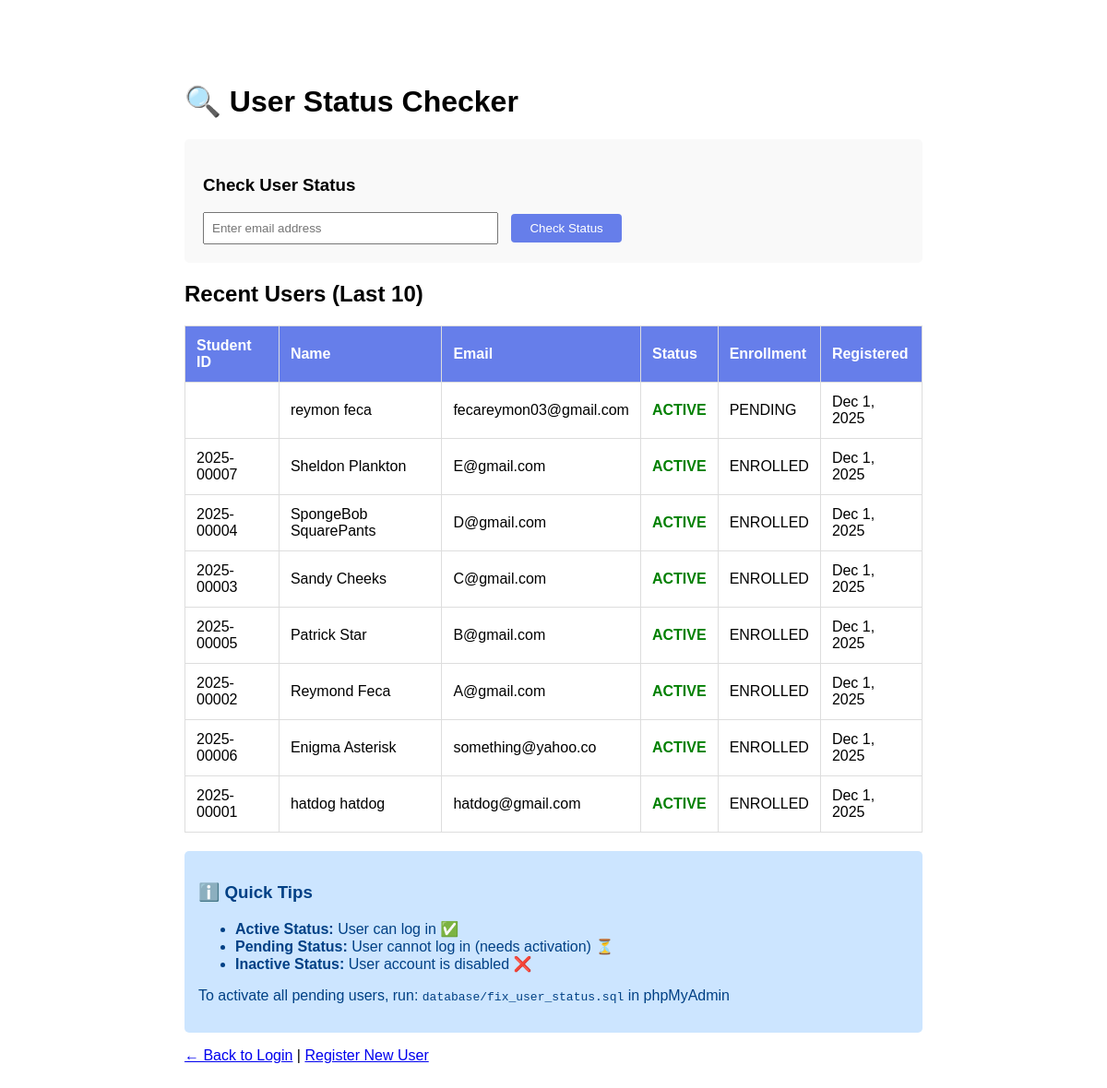
Page /check_user.php on the committed database.
### tables this page shows
CREATE TABLE `users` (
  `id` int(11) NOT NULL,
  `student_id` varchar(20) DEFAULT NULL,
  `first_name` varchar(50) NOT NULL,
  `last_name` varchar(50) NOT NULL,
  `email` varchar(100) NOT NULL,
  `password` varchar(255) NOT NULL,
  `phone` varchar(20) DEFAULT NULL,
  `date_of_birth` date DEFAULT NULL,
  `address` text DEFAULT NULL,
  `role` enum('student','admin') DEFAULT 'student',
  `status` enum('active','inactive','pending') DEFAULT 'pending',
  `enrollment_status` enum('enrolled','pending') DEFAULT 'pending',
  `created_at` timestamp NOT NULL DEFAULT current_timestamp(),
  `updated_at` timestamp NOT NULL DEFAULT current_timestamp() ON UPDATE current_timestamp(),
  `activation_token` varchar(64) DEFAULT NULL,
  `token_expiry` datetime DEFAULT NULL,
  `is_imported` tinyint(1) DEFAULT 0,
  `imported_at` datetime DEFAULT NULL,
  `activated_at` datetime DEFAULT NULL,
  `lrn` varchar(20) DEFAULT NULL COMMENT 'Learner Reference Number',
  `occ_examinee_number` varchar(50) DEFAULT NULL COMMENT 'OCC Examinee Number',
  `middle_name` varchar(50) DEFAULT NULL,
  `sex_at_birth` enum('Male','Female') DEFAULT NULL,
  `age` int(11) DEFAULT NULL,
  `civil_status` enum('Single','Married','Widowed','Separated','Divorced') DEFAULT NULL,
  `spouse_name` varchar(100) DEFAULT NULL COMMENT 'Name of Spouse (if married)',
  `contact_number` varchar(20) DEFAULT NULL,
  `father_name` varchar(100) DEFAULT NULL,
  `father_occupation` varchar(100) DEFAULT NULL,
  `father_education` varchar(100) DEFAULT NULL COMMENT 'Father''s Highest Educational Attainment',
  `mother_maiden_name` varchar(100) DEFAULT NULL,
  `mother_occupation` varchar(100) DEFAULT NULL,
  `mother_education` varchar(100) DEFAULT NULL COMMENT 'Mother''s Highest Educational Attainment',
  `number_of_brothers` int(11) DEFAULT 0,
  `number_of_sisters` int(11) DEFAULT 0,
  `combined_family_income` varchar(50) DEFAULT NULL,
  `guardian_name` varchar(100) DEFAULT NULL COMMENT 'Name of Guardian (If Applicable)',
  `school_last_attended` varchar(150) DEFAULT NULL,
  `school_address` text DEFAULT NULL COMMENT 'Address of School Last Attended',
  `is_pwd` tinyint(1) DEFAULT 0 COMMENT 'Person with Disability',
  `hearing_disability` tinyint(1) DEFAULT 0,
  `physical_disability` tinyint(1) DEFAULT 0,
  `mental_disability` tinyint(1) DEFAULT 0,
  `intellectual_disability` tinyint(1) DEFAULT 0,
  `psychosocial_disability` tinyint(1) DEFAULT 0,
  `chronic_illness_disability` tinyint(1) DEFAULT 0,
  `learning_disability` tinyint(1) DEFAULT 0,
  `shs_track` varchar(100) DEFAULT NULL COMMENT 'Senior High School Track',
  `shs_strand` varchar(100) DEFAULT NULL COMMENT 'Senior High School Strand',
  `is_working_student` tinyint(1) DEFAULT 0,
  `employer` varchar(150) DEFAULT NULL,
  `work_position` varchar(100) DEFAULT NULL,
  `working_hours` varchar(50) DEFAULT NULL,
  `municipality_city` varchar(100) DEFAULT NULL,
  `permanent_address` text DEFAULT NULL COMMENT 'Permanent Address No. (Bldg Number, Lot No. Street)',
  `barangay` varchar(100) DEFAULT NULL,
  `preferred_program` varchar(150) DEFAULT NULL COMMENT 'Preferred degree/program course'
);

### check_user.php (the view, shortened to what this page needs)
<!DOCTYPE html>
<html>
<head>
</head>
<body>
    <h1>🔍 User Status Checker</h1>
    <?php
    $db = new Database();
    $conn = $db->getConnection();
    ?>
    <form method="GET">
        <h3>Check User Status</h3>
        <input type="email" name="email" placeholder="Enter email address" required value="<?php echo isset($_GET['email']) ? htmlspecialchars($_GET['email']) : ''; ?>">
        <button type="submit">Check Status</button>
    </form>
    <h2>Recent Users (Last 10)</h2>
    <table>
        <thead>
            <tr>
                <th>Student ID</th>
                <th>Name</th>
                <th>Email</th>
                <th>Status</th>
                <th>Enrollment</th>
                <th>Registered</th>
            </tr>
        </thead>
        <tbody>
            <?php
            $stmt = $conn->query('SELECT id, student_id, first_name, last_name, email, status, enrollment_status, created_at FROM users ORDER BY created_at DESC LIMIT 10');
            $users = $stmt->fetchAll(PDO::FETCH_ASSOC);
            if (empty($users)) {
                echo "<tr><td colspan='6' style='text-align:center;'>No users found. Register the first user!</td></tr>";
            } else {
                foreach ($users as $u) {
                    $status_class = 'status-' . $u['status'];
                    echo "<tr>";
                    echo "<td>{$u['student_id']}</td>";
                    echo "<td>{$u['first_name']} {$u['last_name']}</td>";
                    echo "<td>{$u['email']}</td>";
                    echo "<td class='$status_class'>" . strtoupper($u['status']) . "</td>";
                    echo "<td>" . strtoupper($u['enrollment_status']) . "</td>";
                    echo "<td>" . date('M j, Y', strtotime($u['created_at'])) . "</td>";
                    echo "</tr>";
                }
            }
            ?>
        </tbody>
    </table>
    <div class="info">
        <h3>ℹ️ Quick Tips</h3>
        <ul>
            <li><strong>Active Status:</strong> User can log in ✅</li>
            <li><strong>Pending Status:</strong> User cannot log in (needs activation) ⏳</li>
            <li><strong>Inactive Status:</strong> User account is disabled ❌</li>
        </ul>
        <p>To activate all pending users, run: <code>database/fix_user_status.sql</code> in phpMyAdmin</p>
    </div>
    <p><a href="public/login.php">← Back to Login</a> | <a href="public/register.php">Register New User</a></p>
</body>
</html>

### check_user.php (style rules this page uses)
body { font-family: Arial, sans-serif; max-width: 800px; margin: 50px auto; padding: 20px; }
.info { color: #004085; background: #cce5ff; padding: 15px; border-radius: 5px; margin: 10px 0; }
table { width: 100%; border-collapse: collapse; margin: 20px 0; }
th, td { border: 1px solid #ddd; padding: 12px; text-align: left; }
th { background-color: #667eea; color: white; }
.status-active { color: green; font-weight: bold; }
form { margin: 20px 0; padding: 20px; background: #f9f9f9; border-radius: 5px; }
input[type="email"] { padding: 8px; width: 300px; margin-right: 10px; }
button { padding: 8px 20px; background: #667eea; color: white; border: none; border-radius: 4px; cursor: pointer; }

### rows in the picture
users: first_name "reymon", last_name "feca", email "fecareymon03@gmail.com", status "ACTIVE", enrollment_status "PENDING", created_at "Dec 1, 2025"
users: student "2025-00007", first_name "Sheldon", last_name "Plankton", email "E@gmail.com", status "ACTIVE", enrollment_status "ENROLLED", created_at "Dec 1, 2025"
users: student "2025-00004", first_name "SpongeBob", last_name "SquarePants", email "D@gmail.com", status "ACTIVE", enrollment_status "ENROLLED", created_at "Dec 1, 2025"
users: student "2025-00003", first_name "Sandy", last_name "Cheeks", email "C@gmail.com", status "ACTIVE", enrollment_status "ENROLLED", created_at "Dec 1, 2025"
users: student "2025-00005", first_name "Patrick", last_name "Star", email "B@gmail.com", status "ACTIVE", enrollment_status "ENROLLED", created_at "Dec 1, 2025"
users: student "2025-00002", first_name "Reymond", last_name "Feca", email "A@gmail.com", status "ACTIVE", enrollment_status "ENROLLED", created_at "Dec 1, 2025"
users: student "2025-00006", first_name "Enigma", last_name "Asterisk", email "something@yahoo.co", status "ACTIVE", enrollment_status "ENROLLED", created_at "Dec 1, 2025"
users: student "2025-00001", first_name "hatdog", last_name "hatdog", email "hatdog@gmail.com", status "ACTIVE", enrollment_status "ENROLLED", created_at "Dec 1, 2025"
